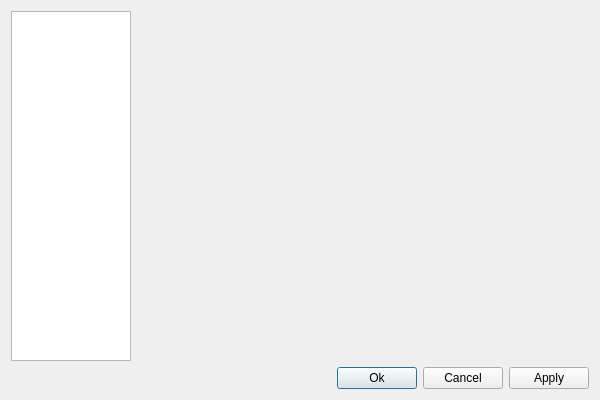
<?xml version="1.0" encoding="UTF-8"?>
<ui version="4.0">
 <class>SettingsWindow</class>
 <widget class="QDialog" name="SettingsWindow">
  <property name="geometry">
   <rect>
    <x>0</x>
    <y>0</y>
    <width>600</width>
    <height>400</height>
   </rect>
  </property>
  <property name="minimumSize">
   <size>
    <width>600</width>
    <height>400</height>
   </size>
  </property>
  <property name="windowTitle">
   <string>Dialog</string>
  </property>
  <layout class="QVBoxLayout" name="verticalLayout">
   <item>
    <layout class="QHBoxLayout" name="horizontalLayout_2">
     <item>
      <widget class="QListWidget" name="lw_options">
       <property name="sizePolicy">
        <sizepolicy hsizetype="Fixed" vsizetype="Expanding">
         <horstretch>0</horstretch>
         <verstretch>0</verstretch>
        </sizepolicy>
       </property>
       <property name="minimumSize">
        <size>
         <width>120</width>
         <height>300</height>
        </size>
       </property>
       <property name="maximumSize">
        <size>
         <width>120</width>
         <height>16777215</height>
        </size>
       </property>
      </widget>
     </item>
     <item>
      <widget class="QStackedWidget" name="sw_pages">
       <property name="currentIndex">
        <number>1</number>
       </property>
       <widget class="QWidget" name="page"/>
       <widget class="QWidget" name="page_2"/>
      </widget>
     </item>
    </layout>
   </item>
   <item>
    <layout class="QHBoxLayout" name="horizontalLayout">
     <item>
      <spacer name="horizontalSpacer">
       <property name="orientation">
        <enum>Qt::Horizontal</enum>
       </property>
       <property name="sizeHint" stdset="0">
        <size>
         <width>40</width>
         <height>20</height>
        </size>
       </property>
      </spacer>
     </item>
     <item>
      <widget class="QPushButton" name="pb_ok">
       <property name="text">
        <string>Ok</string>
       </property>
      </widget>
     </item>
     <item>
      <widget class="QPushButton" name="pb_cancel">
       <property name="text">
        <string>Cancel</string>
       </property>
      </widget>
     </item>
     <item>
      <widget class="QPushButton" name="pb_apply">
       <property name="text">
        <string>Apply</string>
       </property>
      </widget>
     </item>
    </layout>
   </item>
  </layout>
 </widget>
 <resources/>
 <connections/>
</ui>
